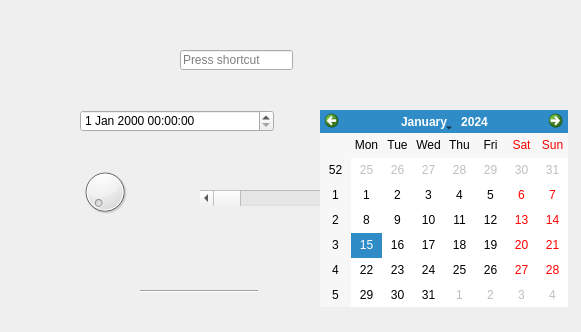
<?xml version="1.0" encoding="UTF-8"?>
<ui version="4.0">
 <class>Widget</class>
 <widget class="QWidget" name="Widget">
  <property name="geometry">
   <rect>
    <x>0</x>
    <y>0</y>
    <width>581</width>
    <height>332</height>
   </rect>
  </property>
  <property name="windowTitle">
   <string>Widget</string>
  </property>
  <widget class="QDateTimeEdit" name="dateTimeEdit">
   <property name="geometry">
    <rect>
     <x>80</x>
     <y>110</y>
     <width>194</width>
     <height>22</height>
    </rect>
   </property>
  </widget>
  <widget class="QDial" name="dial">
   <property name="geometry">
    <rect>
     <x>80</x>
     <y>160</y>
     <width>50</width>
     <height>64</height>
    </rect>
   </property>
  </widget>
  <widget class="QScrollBar" name="horizontalScrollBar">
   <property name="geometry">
    <rect>
     <x>200</x>
     <y>190</y>
     <width>160</width>
     <height>16</height>
    </rect>
   </property>
   <property name="orientation">
    <enum>Qt::Horizontal</enum>
   </property>
  </widget>
  <widget class="QKeySequenceEdit" name="keySequenceEdit">
   <property name="geometry">
    <rect>
     <x>180</x>
     <y>50</y>
     <width>113</width>
     <height>20</height>
    </rect>
   </property>
  </widget>
  <widget class="QCalendarWidget" name="calendarWidget">
   <property name="geometry">
    <rect>
     <x>320</x>
     <y>110</y>
     <width>248</width>
     <height>197</height>
    </rect>
   </property>
  </widget>
  <widget class="Line" name="line">
   <property name="geometry">
    <rect>
     <x>140</x>
     <y>290</y>
     <width>118</width>
     <height>3</height>
    </rect>
   </property>
   <property name="orientation">
    <enum>Qt::Horizontal</enum>
   </property>
  </widget>
 </widget>
 <resources/>
 <connections/>
</ui>
